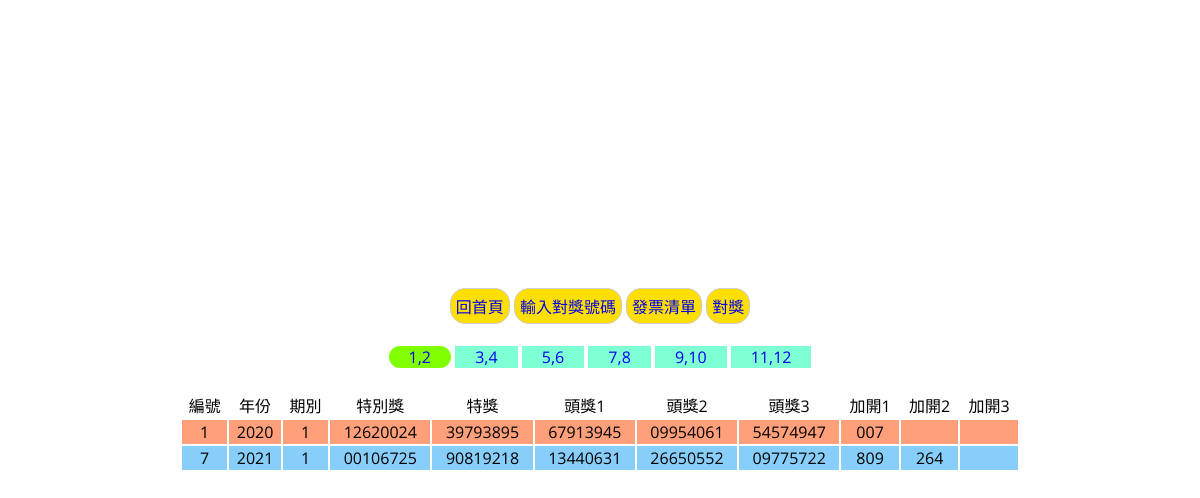
/query.php?code=1, run on the app's committed database.
### tables this page shows
CREATE TABLE `award` (
  `id` int(10) UNSIGNED NOT NULL,
  `year` int(4) UNSIGNED NOT NULL,
  `period` int(1) UNSIGNED NOT NULL,
  `super` int(8) UNSIGNED NOT NULL,
  `special` int(8) UNSIGNED NOT NULL,
  `top1` int(8) UNSIGNED NOT NULL,
  `top2` int(8) UNSIGNED NOT NULL,
  `top3` int(8) UNSIGNED NOT NULL,
  `other1` int(3) UNSIGNED NOT NULL,
  `other2` int(3) UNSIGNED DEFAULT NULL,
  `other3` int(3) UNSIGNED DEFAULT NULL
);

### query.php (the view, shortened to what this page needs)
<!DOCTYPE html>
<html lang="zh-TW">
<head>
    <link rel=stylesheet href="./css/style.css">
    <?php
      include "./h/db.php";
    ?>
</head>
<body>
<?php
        $key = ["id", "year", "period", "super", "special", "top1", "top2", "top3", "other1", "other2", "other3"];
        $tit = ["編號", "年份", "期別", "特別獎", "特獎", "頭獎1", "頭獎2", "頭獎3", "加開1", "加開2", "加開3"];
        $period = ceil(date("n") / 2);
        if (!empty($_GET["code"])) {
            $period = $_GET["code"];
        }
    ?>
    <div class="cent">
        <div>
            <a class="hear" href="./index.php">回首頁</a>
            <a class="hear" href="./invoice.php">輸入對獎號碼</a>
            <a class="hear" href="./list.php">發票清單</a>
            <a class="hear" href="./award.php">對獎</a>
        </div>
        <br>
        <div>
            <a class="mon <?=($period==1)?'nowmon':'';?>" href="./query.php?code=1">1,2</a>
            <a class="mon <?=($period==2)?'nowmon':'';?>" href="./query.php?code=2">3,4</a>
            <a class="mon <?=($period==3)?'nowmon':'';?>" href="./query.php?code=3">5,6</a>
            <a class="mon <?=($period==4)?'nowmon':'';?>" href="./query.php?code=4">7,8</a>
            <a class="mon <?=($period==5)?'nowmon':'';?>" href="./query.php?code=5">9,10</a>
            <a class="mon <?=($period==6)?'nowmon':'';?>" href="./query.php?code=6">11,12</a>
        </div>
        <br>
        <?php
            $sql = "select * from `award` where `period` = $period order by `year` asc";
            $dbdata = $pdo->query($sql);
            if (!$dbdata) {
                echo "<pre>";print_r($pdo->errorInfo());"</pre>";
                echo "<br>".$sql;
            } else {
                echo "<table class='tb1'>";
                echo "<tr>";
                for($i = 0; $i < sizeof($key); $i++) {
                    echo "<td>";
                    echo $tit[$i];
                    echo "</td>";
                }
                echo "</tr>";
                foreach($dbdata as $val) {
                    echo "<tr>";
                    for($i = 0; $i < sizeof($key); $i++) {
                        echo "<td>";
                        if (($key[$i] == "other1") || ($key[$i] == "other2") || ($key[$i] == "other3")) {
                            if ($val[$key[$i]] != 0) {
                                echo sprintf("%03d", $val[$key[$i]]);
                            } else {
                                echo "";
                            }
                        } else {
                            if (($key[$i] == "super") || ($key[$i] == "special") || ($key[$i] == "top1")
                                || ($key[$i] == "top2") || ($key[$i] == "top3")) {
                                echo sprintf("%08d", $val[$key[$i]]);
                            } else {
                                echo $val[$key[$i]];
                            }
                        }
                        echo "</td>";
                    }
                    echo "</tr>";
                }
                echo "</table>";
            }
        ?>
    </div>
</body>
</html>

### css/style.css (style rules this page uses)
body { margin : 0; font-family: 'Open Sans', Arial, 'Noto Sans TC', 'Microsoft JhengHei', sans-serif; background: #fefefe; }
.hear { padding: 5px; border: 1px solid #ccc; border-radius: 15px; background: rgb(255, 223, 0); }
.cent { display : flex; flex-flow: column; justify-content: center; align-items: center; height: 95vh; }
a { display: inline-block; text-decoration: none; }
table { text-align: center; width: 100%; }
.tb1 { width: 70%; }
tr:nth-child(even) { background: lightsalmon; }
tr:not(:first-child) + tr:nth-child(odd) { background: lightskyblue ; }
.mon { padding: 0 20px; background-color: aquamarine; }
.nowmon { border-radius: 15px; background: chartreuse; }

### data on the page
award: id "1", year "2020", period "1", super "12620024", special "39793895", top1 "67913945", top2 "09954061", top3 "54574947", other1 "007"
award: id "7", year "2021", period "1", super "00106725", special "90819218", top1 "13440631", top2 "26650552", top3 "09775722", other1 "809", other2 "264"

### other printed values
$tit[$i] "編號"
$tit[$i] "年份"
$tit[$i] "期別"
$tit[$i] "特別獎"
$tit[$i] "特獎"
$tit[$i] "頭獎1"
$tit[$i] "頭獎2"
$tit[$i] "頭獎3"
$tit[$i] "加開1"
$tit[$i] "加開2"
$tit[$i] "加開3"
